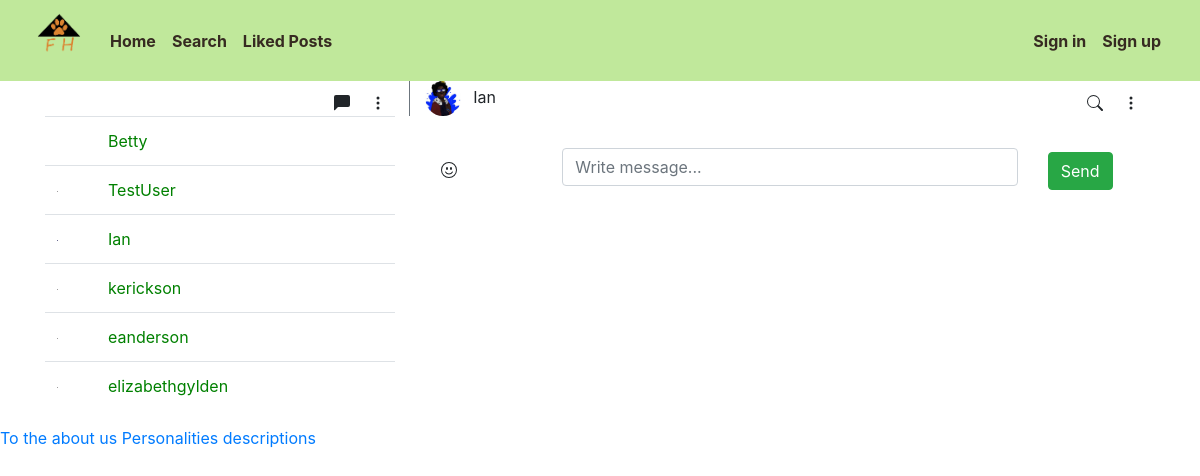
The app's page /messages/44 with its own data.
### profile_app/models.py (models this page shows, shortened)
class Profile(AbstractBaseUser):
    userID = models.AutoField(primary_key=True)
    email = models.EmailField(verbose_name="email", unique=True, max_length = 60)
    username = models.CharField(max_length=50, unique=True)
    date_joined = models.DateTimeField(verbose_name = " Date Joined", auto_now_add=True)
    last_login = models.DateTimeField(verbose_name="Last Login", auto_now=True)
    is_admin = models.BooleanField(default=False)
    is_active = models.BooleanField(default=True)
    is_staff = models.BooleanField(default=False)
    is_superuser = models.BooleanField(default=False)
    first_name = models.CharField(max_length=50, blank=True)
    password = models.CharField(max_length=500)
    profile_picture = models.ImageField(max_length=255, upload_to=get_profile_image_filepath, null=True, blank=True, default="static/profile_app/default_pfp.png")
    location = models.CharField(max_length=30, choices=LOCATION_CHOICES, default="FARGO")
    liked_posts = models.ManyToManyField('pet_post_app.Post', blank=True)
    objects = MyAccountManager()
    USERNAME_FIELD = 'email'
    REQUIRED_FIELDS = ['username']

### messaging_app/views.py (the view)
# urls.py: path('messages/<str:id1><str:id2>', views.messages, name='messages'),
def messages(request, id1, id2):
    if (User.objects.get(userID=id1) == request.user):
        user_obj = User.objects.get(userID=id2)
    else:
        user_obj = User.objects.get(userID=id1)
    users = User.objects.exclude(username=request.user.username)
    thread_name = f'chat_{id1}{id2}'
    message_obj = Message.objects.filter(thread_name=thread_name)
    return render(request, 'messaging_page.html', context={'users':users, 'user':user_obj, 'messages': message_obj})

### messaging_app/templates/messaging_page.html (shortened to what this page needs)
{% extends 'base_page.html' %}
{% load static %}
{% block content %}
<div class="back-container">
    <div class="container front-container1">
        <div class="row chat-top">
            <div class="col-sm-4 border-right border-secondary">
                <span class="float-right mt-2">
                    <svg width="1em" height="1em" viewBox="0 0 16 16" class="bi bi-chat-left-fill mx-3"
                        fill="currentColor" xmlns="http://www.w3.org/2000/svg">
                        <path fill-rule="evenodd"
                            d="M2 0a2 2 0 0 0-2 2v12.793a.5.5 0 0 0 .854.353l2.853-2.853A1 1 0 0 1 4.414 12H14a2 2 0 0 0 2-2V2a2 2 0 0 0-2-2H2z" />
                    </svg>
                    <svg width="1em" height="1em" viewBox="0 0 16 16" class="bi bi-three-dots-vertical mr-2"
                        fill="currentColor" xmlns="http://www.w3.org/2000/svg">
                        <path fill-rule="evenodd"
                            d="M9.5 13a1.5 1.5 0 1 1-3 0 1.5 1.5 0 0 1 3 0zm0-5a1.5 1.5 0 1 1-3 0 1.5 1.5 0 0 1 3 0zm0-5a1.5 1.5 0 1 1-3 0 1.5 1.5 0 0 1 3 0z" />
                    </svg>
                </span>
            </div>
            <div class="col-sm-8">
                <img src="{{user.profile_picture.url}}" alt="" height="35"  class="profile-image rounded-circle">
                <span class="ml-2">{{user.username}}</span>
                <span class="float-right mt-2">
                    <svg width="1em" height="1em" viewBox="0 0 16 16" class="bi bi-three-dots-vertical mx-3"
                        fill="currentColor" xmlns="http://www.w3.org/2000/svg">
                        <path fill-rule="evenodd"
                            d="M9.5 13a1.5 1.5 0 1 1-3 0 1.5 1.5 0 0 1 3 0zm0-5a1.5 1.5 0 1 1-3 0 1.5 1.5 0 0 1 3 0zm0-5a1.5 1.5 0 1 1-3 0 1.5 1.5 0 0 1 3 0z" />
                    </svg>
                </span>
            </div>
        </div>
        <div class="row">
            <div class="col-sm-4 contacts">
                <div class="contact-table-scroll">
                    <table class="table table-hover">
                        <tbody>
                            {% for user in users%}
                            <tr>
                                <td><img src="{{user.profile_picture.url}}" height="0.5em" alt="" class="profile-image rounded-circle">
                                </td>
                                {% if user.userID > request.user.userID %}
                                <td><a style="color: green" id="{{user.username}}" href="{% url 'messages' id1=user.userID id2=request.user.userID%}">{{user.username}}</a></td>
                                {% else %}
                                <td><a style="color: green" id="{{user.username}}" href="{% url 'messages' id1=request.user.userID id2=user.userID%}">{{user.username}}</a></td>
                                {% endif %}
                            </tr>
                            {% endfor %}
                        </tbody>
                    </table>
                </div>
            </div>
            <div class="col-sm-8 message-area">
                <div class="row message-box p-3">
                    <div class="col-sm-2 mt-2">
                    </div>
                    <div class="col-sm-8">
                        <input type="text" class="form-control" id="message_input" placeholder="Write message...">
                    </div>
                    <div class="col-sm-2 mt-1">
                        <div class="control">
                            <button class="btn btn-success" id="chat-message-submit">Send</button>
                        </div>
                    </div>
                </div>
            </div>
        </div>
    </div>
</div>
{% endblock %}

### records on screen
Profile: profile_picture (picture), username "Ian"
Profile: username "Betty"
Profile: username "TestUser"
Profile: username "kerickson"
Profile: username "eanderson"
Profile: username "elizabethgylden"
